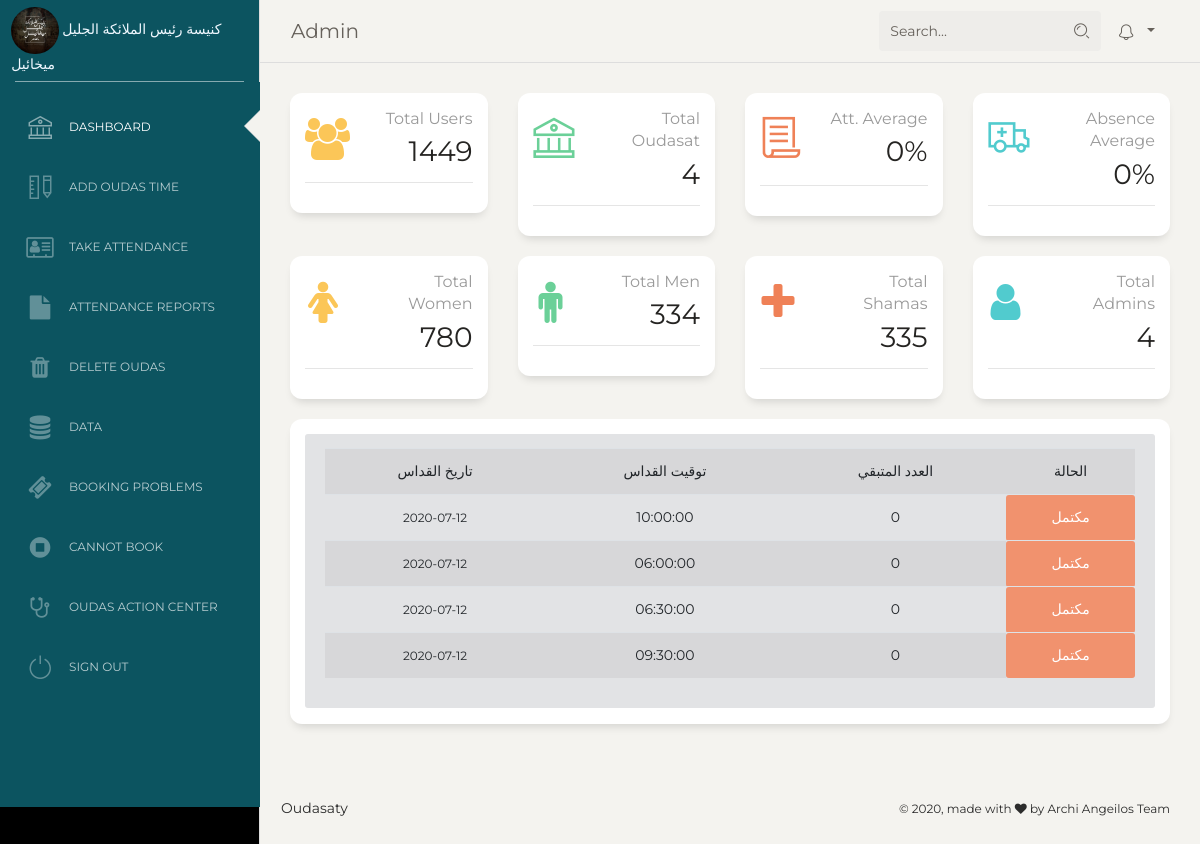
/Admin/Views/dashboard.php (signed in), run on the app's committed database.
### tables this page shows
CREATE TABLE `slots` (
  `slot_id` int(11) NOT NULL,
  `slot_date` date DEFAULT NULL,
  `slot_time` time DEFAULT NULL,
  `slot_time_to` time NOT NULL DEFAULT '00:00:00',
  `church` varchar(1) NOT NULL DEFAULT 'S',
  `number` int(11) NOT NULL DEFAULT 50,
  `priest` varchar(250) NOT NULL DEFAULT '0',
  `delivered_date` date DEFAULT NULL,
  `shamas` int(11) NOT NULL DEFAULT 0,
  `men` int(11) NOT NULL DEFAULT 0,
  `women` int(11) NOT NULL DEFAULT 0,
  `notes` varchar(1000) NOT NULL DEFAULT '0',
  `shown` varchar(1) NOT NULL DEFAULT 'N'
);

### Admin/Views/dashboard.php (the view, shortened to what this page needs)
<?php
if(isset($_SESSION['username']) && !empty($_SESSION['username']) && $_SESSION['username'] == "Admin") {
    $db = new database();
    $connect = $db->connects;
    $today = date("Y-m-d");
    $sql = "Select count(*) as countU  from users";
    $result = mysqli_query($connect, $sql);
    $row = $result->fetch_assoc();
    $user_count = $row["countU"];
    $sql_2 = "Select count(*) as countO  from slots";
    $result_2 = mysqli_query($connect, $sql_2);
    $row_2 = $result_2->fetch_assoc();
    $oudas_count = $row_2["countO"];
    $sql_female = "Select count(*) as countf  from users where gender = 2";
    $result_female = mysqli_query($connect, $sql_female);
    $row_female = $result_female->fetch_assoc();
    $female = $row_female["countf"];
    $sql_male = "Select count(*) as countm  from users where gender = 1";
    $result_male = mysqli_query($connect, $sql_male);
    $row_male = $result_male->fetch_assoc();
    $male = $row_male["countm"];
    $sql_sh = "Select count(*) as countsh  from users where gender = 3";
    $result_sh = mysqli_query($connect, $sql_sh);
    $row_sh = $result_sh->fetch_assoc();
    $sh = $row_sh["countsh"];
    ?>
    <!DOCTYPE html>
    <html lang="en">
    <head>
        <link href="https://maxcdn.bootstrapcdn.com/font-awesome/latest/css/font-awesome.min.css" rel="stylesheet">
        <link href="../assets/css/bootstrap.min.css" rel="stylesheet"/>
        <link href="../assets/css/paper-dashboard.css?v=2.0.1" rel="stylesheet"/>
        <link href="../assets/demo/demo.css" rel="stylesheet"/>
    </head>
    <body class="">
    <div class="wrapper ">
        <?php include "Sidebar.php"; ?>
        <div class="main-panel">
            <?php include "Navbar.php"; ?>
            <div class="content">
                <div class="row">
                    <div class="col-lg-3 col-md-6 col-sm-6">
                        <div class="card card-stats">
                            <div class="card-body ">
                                <div class="row">
                                    <div class="col-5 col-md-4">
                                        <div class="icon-big text-center icon-warning">
                                            <i class="fa fa-users text-warning"></i>
                                        </div>
                                    </div>
                                    <div class="col-7 col-md-8">
                                        <div class="numbers">
                                            <p class="card-category">Total Users</p>
                                            <p class="card-title"><?php echo $user_count; ?><p>
                                        </div>
                                    </div>
                                </div>
                            </div>
                            <div class="card-footer ">
                                <hr>
                            </div>
                        </div>
                    </div>
                    <div class="col-lg-3 col-md-6 col-sm-6">
                        <div class="card card-stats">
                            <div class="card-body ">
                                <div class="row">
                                    <div class="col-5 col-md-4">
                                        <div class="icon-big text-center icon-warning">
                                            <i class="nc-icon nc-bank text-success"></i>
                                        </div>
                                    </div>
                                    <div class="col-7 col-md-8">
                                        <div class="numbers">
                                            <p class="card-category">Total Oudasat</p>
                                            <p class="card-title"> <?php echo $oudas_count ?><p>
                                        </div>
                                    </div>
                                </div>
                            </div>
                            <div class="card-footer ">
                                <hr>
                            </div>
                        </div>
                    </div>
                    <div class="col-lg-3 col-md-6 col-sm-6">
                        <div class="card card-stats">
                            <div class="card-body ">
                                <div class="row">
                                    <div class="col-5 col-md-4">
                                        <div class="icon-big text-center icon-warning">
                                            <i class="nc-icon nc-paper text-danger"></i>
                                        </div>
                                    </div>
                                    <div class="col-7 col-md-8">
                                        <div class="numbers">
                                            <p class="card-category">att. average</p>
                                            <p class="card-title">0%
                                        </div>
                                    </div>
                                </div>
                            </div>
                            <div class="card-footer ">
                                <hr>
                            </div>
                        </div>
                    </div>
                    <div class="col-lg-3 col-md-6 col-sm-6">
                        <div class="card card-stats">
                            <div class="card-body ">
                                <div class="row">
                                    <div class="col-5 col-md-4">
                                        <div class="icon-big text-center icon-warning">
                                            <i class="nc-icon nc-ambulance text-primary"></i>
                                        </div>
                                    </div>
                                    <div class="col-7 col-md-8">
                                        <div class="numbers">
                                            <p class="card-category">absence average</p>
                                            <p class="card-title">0%
                                        </div>
                                    </div>
                                </div>
                            </div>
                            <div class="card-footer ">
                                <hr>
                            </div>
                        </div>
                    </div>
                </div>
                <div class="row">
                    <div class="col-lg-3 col-md-6 col-sm-6">
                        <div class="card card-stats">
                            <div class="card-body ">
                                <div class="row">
                                    <div class="col-5 col-md-4">
                                        <div class="icon-big text-center icon-warning">
                                            <i class="fa fa-female text-warning"></i>
                                        </div>
                                    </div>
                                    <div class="col-7 col-md-8">
                                        <div class="numbers">
                                            <p class="card-category">Total Women</p>
                                            <p class="card-title"><?php echo $female; ?><p>
                                        </div>
                                    </div>
                                </div>
                            </div>
                            <div class="card-footer ">
                                <hr>
                            </div>
                        </div>
                    </div>
                    <div class="col-lg-3 col-md-6 col-sm-6">
                        <div class="card card-stats">
                            <div class="card-body ">
                                <div class="row">
                                    <div class="col-5 col-md-4">
                                        <div class="icon-big text-center icon-warning">
                                            <i class="fa fa-male text-success"></i>
                                        </div>
                                    </div>
                                    <div class="col-7 col-md-8">
                                        <div class="numbers">
                                            <p class="card-category">Total Men</p>
                                            <p class="card-title"> <?php echo $male ?><p>
                                        </div>
                                    </div>
                                </div>
                            </div>
                            <div class="card-footer ">
                                <hr>
                            </div>
                        </div>
                    </div>
                    <div class="col-lg-3 col-md-6 col-sm-6">
                        <div class="card card-stats">
                            <div class="card-body ">
                                <div class="row">
                                    <div class="col-5 col-md-4">
                                        <div class="icon-big text-center icon-warning">
                                            <i class="fa fa-plus text-danger"></i>
                                        </div>
                                    </div>
                                    <div class="col-7 col-md-8">
                                        <div class="numbers">
                                            <p class="card-category">Total Shamas</p>
                                            <p class="card-title"><?php echo $sh?>
                                        </div>
                                    </div>
                                </div>
                            </div>
                            <div class="card-footer ">
                                <hr>
                            </div>
                        </div>
                    </div>
                    <div class="col-lg-3 col-md-6 col-sm-6">
                        <div class="card card-stats">
                            <div class="card-body ">
                                <div class="row">
                                    <div class="col-5 col-md-4">
                                        <div class="icon-big text-center icon-warning">
                                            <i class="fa fa-user text-primary"></i>
                                        </div>
                                    </div>
                                    <div class="col-7 col-md-8">
                                        <div class="numbers">
                                            <p class="card-category">Total Admins</p>
                                            <p class="card-title">4
                                        </div>
                                    </div>
                                </div>
                            </div>
                            <div class="card-footer ">
                                <hr>
                            </div>
                        </div>
                    </div>
                </div>
                <div class="card card-stats">
                    <div class="card-body ">
                        <div class="row">
                            <div class="col-12">
                                <div class="alert alert-secondary" align="center" style="text-align: center;">
                                    <table class="table table-striped" style="text-align: center">
                                        <tr>
                                            <td>تاريخ القداس</td>
                                            <td>توقيت القداس</td>
                                            <td>العدد المتبقي</td>
                                            <td>الحالة</td>
                                        </tr>
                                        <?php
                                        $sql_available = "SELECT slots.slot_date as slt_date , slots.slot_id as slt_id from slots where shown = 'Y'  order by slots.slot_date  ";
                                        $result_available = mysqli_query($connect,$sql_available);
                                        if($result_available->num_rows > 0)
                                        {
                                            while ($row_aval = $result_available->fetch_assoc())
                                            {
                                                $slt_id = $row_aval["slt_id"];
                                                $sql_id_slt = "select number from slots where slot_id = $slt_id";
                                                $result_id_slt = mysqli_query($connect,$sql_id_slt);
                                                $row_slt_id = $result_id_slt->fetch_assoc();
                                                $numbers = $row_slt_id["number"];
                                                $sql_time_slt = "select slot_time from slots where slot_id = $slt_id";
                                                $result_time_slt = mysqli_query($connect,$sql_time_slt);
                                                $row_slt_time = $result_time_slt->fetch_assoc();
                                                $slot_time = $row_slt_time["slot_time"];
                                                $sql_cnt_slt = "select count(user_slot_count.id) as cnt from user_slot_count where slot_id = $slt_id";
                                                $result_cnt_slt = mysqli_query($connect,$sql_cnt_slt);
                                                $row_cnt_time = $result_cnt_slt->fetch_assoc();
                                                $slot_cnt = $row_cnt_time["cnt"];
                                                if($today < $row_aval["slt_date"]) {
                                                    ?>
                                                    <tr>
                                                    <td style="font-size: 12px;"><?php echo $row_aval["slt_date"] ?></td>
                                                    <td><?php echo $slot_time ?></td>
                                                    <td><?php echo $numbers-$slot_cnt ?></td>
                                                    <?php
                                                    if ($numbers == $slot_cnt) {
                                                        ?>
                                                        <td class="alert alert-danger"><?php echo "مكتمل" ?></td>
                                                        <?php
                                                    } else {
                                                        ?>
                                                        <td class="alert alert-success"><?php echo "يوجد أماكن" ?></td>
                                                        <?php
                                                    }
                                                }
                                                ?>
                                                </tr>
                                                <?php
                                            }
                                        }
                                        ?>
                                    </table>
                                </div>
                            </div>
                        </div>
                    </div>
                </div>
            </div>
            <?php include 'footer.php'; ?>
        </div>
    </div>
    </body>
    </html>
    <?php
}
else
{
    header('Location: ../../index.php');
}
?>

### data on the page
slots: slot_date "2020-07-12", slot_time "10:00:00", slot_cnt "0", number "مكتمل"
slots: slot_date "2020-07-12", slot_time "06:00:00", slot_cnt "0", number "مكتمل"
slots: slot_date "2020-07-12", slot_time "06:30:00", slot_cnt "0", number "مكتمل"
slots: slot_date "2020-07-12", slot_time "09:30:00", slot_cnt "0", number "مكتمل"

### other printed values
$_SESSION["username"] "Admin"
$user_count "1449"
$oudas_count "4"
$female "780"
$male "334"
$sh "335"
